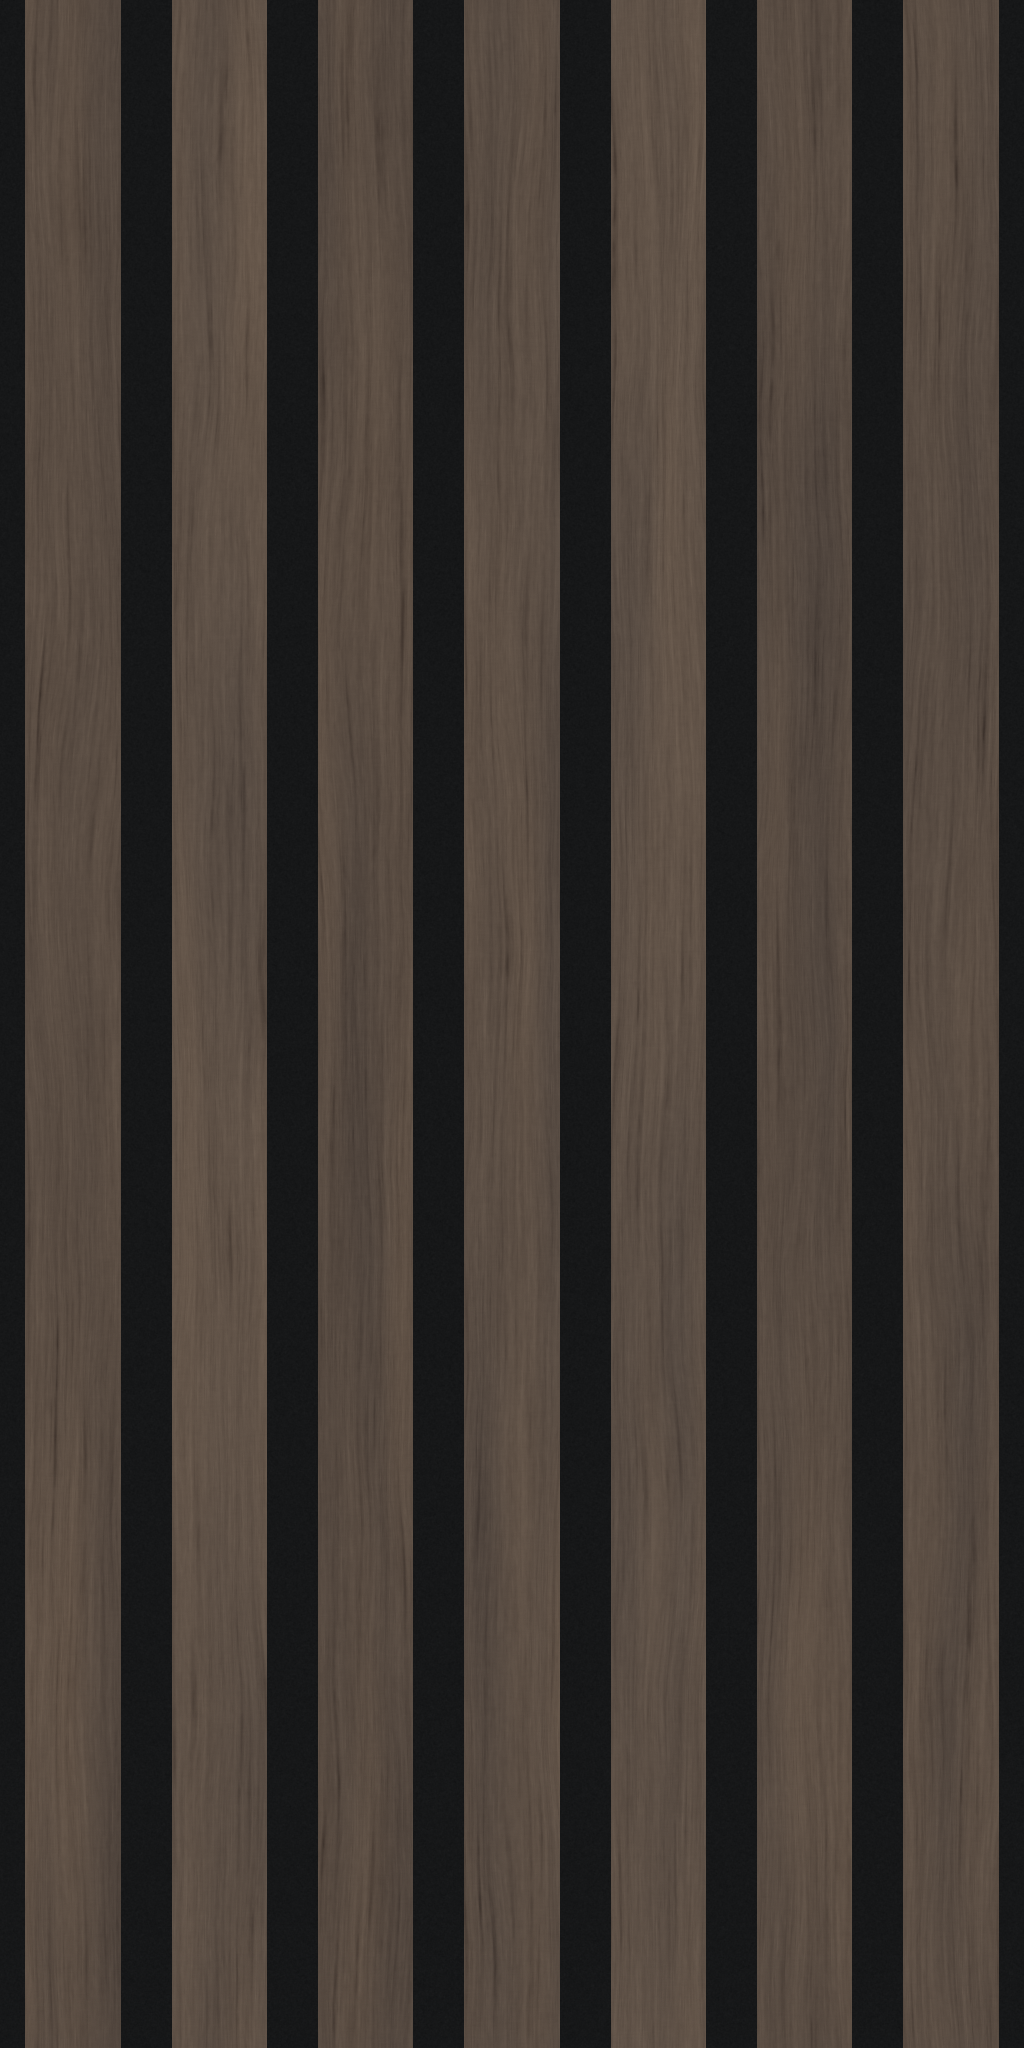

Python code for this plot:
from pathlib import Path
import json
import numpy as np
from PIL import Image, ImageDraw
from scipy.ndimage import gaussian_filter, map_coordinates

ROOT = Path(__file__).resolve().parent
W, H = 1024, 2048
WIDTH, HEIGHT, DEPTH = 11.8, 23.6, 0.75
SLATS = 7
PITCH, FACE = WIDTH / SLATS, 1.10
rng = np.random.default_rng(14828)


def noise(shape, sigma):
    field = gaussian_filter(rng.standard_normal(shape), sigma, mode='wrap')
    return (field - field.mean()) / max(field.std(), 1e-8)


def sample_face_color():
    photo = np.asarray(Image.open(ROOT / 'main.jpg').convert('RGB').resize((1600, 1600)))
    mask = Image.new('L', (1600, 1600))
    ImageDraw.Draw(mask).polygon([(760, 710), (1460, 497), (1480, 530), (795, 746)], fill=255)
    pixels = photo[np.asarray(mask) > 0].astype(float)
    return np.median(pixels, axis=0)


y, x = np.mgrid[:H, :W]
u = (x + 0.5) / W * SLATS
slat_id = np.floor(u).astype(int)
local = (u % 1 - 0.5) * PITCH
edge_distance = FACE / 2 - abs(local)
face_mask = edge_distance >= 0

# All noise and coordinate warps are periodic, including the grain at the top/bottom join.
warp = 3.5 * noise((H, W), (110, 24)) + 1.2 * noise((H, W), (38, 12))
coords = np.array([y.astype(float), (x + warp) % W])
broad = map_coordinates(noise((H, W), (150, 13)), coords, order=1, mode='grid-wrap')
fibers = map_coordinates(noise((H, W), (52, 1.2)), coords, order=1, mode='grid-wrap')
fine = map_coordinates(noise((H, W), (18, 0.48)), coords, order=1, mode='grid-wrap')
pore = np.maximum(-fibers - 0.65, 0) ** 1.5
pore *= np.clip(0.7 + 0.35 * noise((H, W), (7, 2)), 0, 1.4)
short_fibers = map_coordinates(noise((H, W), (3.5, 0.45)), coords, order=1, mode='grid-wrap')
ray = noise((H, W), (0.6, 3.5))
micro = rng.standard_normal((H, W))
base = sample_face_color()
slat_tones = np.array([-1.8, 2.8, -3.0, 0.8, 3.5, -1.0, 0.0])
variation = 2.8 * broad + 2.0 * fibers + 1.8 * fine + 1.4 * short_fibers - 3.2 * pore + 0.4 * ray + 0.55 * micro
variation += slat_tones[slat_id]
wood = base + variation[..., None] * np.array([1.0, 0.92, 0.80])
wood += broad[..., None] * np.array([0.65, 0.12, -0.4])
felt_noise = noise((H, W), (0.6, 0.6))
felt = np.array([22.0, 23.0, 24.0]) + felt_noise[..., None] * 1.1
albedo = np.where(face_mask[..., None], wood, felt)
color = np.uint8(np.clip(np.rint(albedo), 0, 255))

# Height is in inches; using physical texel spacing keeps the normal strength independent of resolution.
chamfer = 0.025
profile = np.where(face_mask, 0.50 - chamfer * (1 - np.clip(edge_distance / chamfer, 0, 1)), 0)
height = profile + np.where(face_mask, 0.0007 * fibers + 0.00025 * fine - 0.0005 * pore, 0.00015 * felt_noise)
dx = (np.roll(height, -1, axis=1) - np.roll(height, 1, axis=1)) / (2 * WIDTH / W)
dy = (np.roll(height, -1, axis=0) - np.roll(height, 1, axis=0)) / (2 * HEIGHT / H)
# Image rows point down, so OpenGL's upward tangent gives a positive green component for dy.
normals = np.stack([-dx, dy, np.ones_like(dx)], axis=-1)
normals /= np.linalg.norm(normals, axis=-1, keepdims=True)
normal_rgb = np.uint8(np.clip(np.rint((normals + 1) * 127.5), 0, 255))
Image.fromarray(color).save(ROOT / 'texture.png')
Image.fromarray(normal_rgb).save(ROOT / 'normal.png')
metadata = {
    'repeatWidthIn': WIDTH,
    'repeatHeightIn': HEIGHT,
    'depthIn': DEPTH,
    'note': 'No manufacturer spec sheet is published; the recorded panel is 11.8 x 94.49 x 0.75 in, and the photos suggest 7 slats per panel, estimated 1.10 in faces and 0.586 in rectangular felt gaps on a 1.686 in pitch with lightly softened edges. The tile spans 7 pitches by 23.6 in; muted dark smoke oak tones are sampled from main.jpg, with black felt, and the normal profile estimates 0.50 in wood relief above 0.25 in backing.'
}
(ROOT / 'texture.json').write_text(json.dumps(metadata, indent=2) + '\n')

light = np.array([-0.45, 0.55, 0.80])
light /= np.linalg.norm(light)
lambert = np.maximum(normals @ light, 0)
linear = (color / 255) ** 2.2
shaded = np.uint8(np.clip((linear * (0.30 + 0.70 * lambert[..., None])) ** (1 / 2.2) * 255, 0, 255))
thumb = Image.fromarray(color).resize((280, 560), Image.Resampling.LANCZOS)
preview = Image.new('RGB', (1680, 1720), (42, 42, 42))
draw = ImageDraw.Draw(preview)
draw.text((18, 12), 'Albedo: 3 x 3 repeats | 35.4 x 70.8 inches', fill='white')
draw.text((858, 12), 'Normal-map lighting: upper left | 3 x 3 repeats', fill='white')
shade_thumb = Image.fromarray(shaded).resize((280, 560), Image.Resampling.LANCZOS)
for row in range(3):
    for col in range(3):
        preview.paste(thumb, (col * 280, 40 + row * 560))
        preview.paste(shade_thumb, (840 + col * 280, 40 + row * 560))
preview.save(ROOT / 'preview.png')
print('Sampled oak RGB:', np.round(base, 1).tolist())
print('Wrote texture.png, normal.png, texture.json, preview.png')
print('Albedo mean seam deltas (x/y):', float(np.abs(color[:, 0].astype(float) - color[:, -1]).mean()), float(np.abs(color[0].astype(float) - color[-1]).mean()))
print('Normal mean seam deltas (x/y):', float(np.abs(normal_rgb[:, 0].astype(float) - normal_rgb[:, -1]).mean()), float(np.abs(normal_rgb[0].astype(float) - normal_rgb[-1]).mean()))
assert W / H == WIDTH / HEIGHT
assert all((ROOT / name).exists() for name in ['texture.png', 'normal.png', 'texture.json', 'preview.png'])
